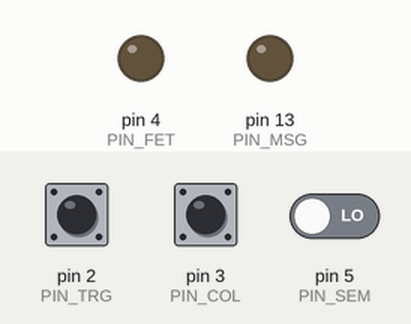
The sketch below on a simulated Arduino Uno, built with avr-gcc and run on an emulated ATmega328P. On the bench: output pins drawn as LEDs (lit = HIGH). The test bench sets the inputs (shaded band); at power-on: pin 2 (PIN_TRG) HIGH, pin 3 (PIN_COL) HIGH, pin 5 (PIN_SEM) LOW.

Above: at 1.2 s.
1.3 s: pin 2 (PIN_TRG) pulled LOW for 0.15 s
At 1.7 s:
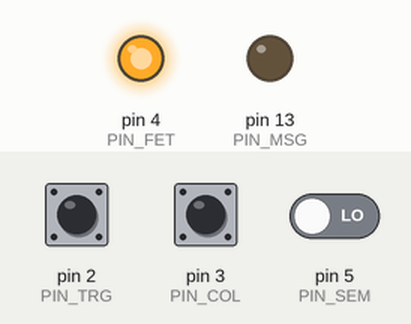
At 2.1 s:
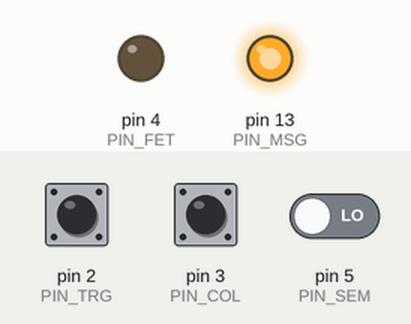
3.3 s: pin 2 (PIN_TRG) pulled LOW for 1 s
At 3.7 s:
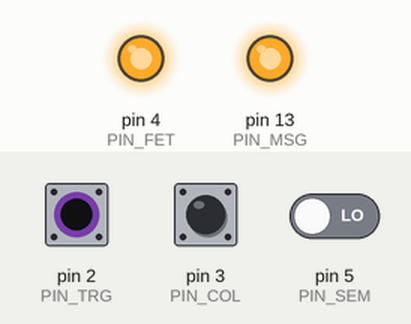
Timing chart, 0 to 6.3 s (numbered marks = the images above; inputs shaded):
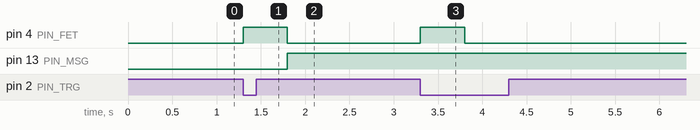

Measured:
- after the input at 1.3 s, pin 4 (PIN_FET): LOW → HIGH at once, → LOW 0.50 s later; pin 13 (PIN_MSG): LOW → HIGH after 0.50 s
- after the input at 3.3 s, pin 4 (PIN_FET): LOW → HIGH at once, → LOW 0.50 s later

The sketch:

EFCS.ino
```cpp
#include "Arduino.h"
#include "Bounce2-master\Bounce2.h"
#include "avr\interrupt.h"
#include "avr\sleep.h"

/*******************************************************************************
Settings
*******************************************************************************/

//#define IS_AN94	1			// Is EFCS used for Abakan
//#define IS_ATTINY 1			// Use for Digispark
//#define IS_SEMI_BURST 1		// Use for Semi/Burst Mode
//#define ENABLE_BURST 1		// Uncomment to enable burst fire
//#define ENABLE_FULLAUTO 1		// Uncomment to enable full auto
//#define DEBUG 1				// Debug Mode

#ifdef IS_AN94
#define BURST_CNT 2			// DO NOT TOUCH
#else
#define BURST_CNT 3			// Set Burst here
#endif

/*******************************************************************************
Pins
*******************************************************************************/

// do not change!
#define PIN_TRG 2			// Trigger

// set according your setup
#define PIN_COL 3			// COL
#define PIN_SEM 5			// Semi
#define PIN_FET 4			// MosFet Gate
#define PIN_BRT 6			// Burst
#define PIN_FLA 7			// Full Auto

#ifndef IS_ATTINY
#define PIN_BLT 9			// Bolt Stop
#define PIN_MSG 13			// Message Pin default onboard LED
#endif // !IS_ATTINY


/*******************************************************************************
Global constants
*******************************************************************************/

// only touch when knowing what to do

#define DEB_TRG 50			// debounce time for trigger
#define DEB_COL 2			// debounce time for COL
#define MAX_CYC 500			// maximum cycle time default 50

#ifdef IS_AN94
#define RPM_LIM 600		//do not edit
#else
#define RPM_LIM	0			// RPM Limit - 0=unlimited - edit here
#endif

Bounce colBouncer = Bounce();

/*******************************************************************************
Global variables
*******************************************************************************/
//do not touch
bool triggerPressed = false;
int cycleLength = 0;
int rpmDelay = 0;
long lastTrigger = -1;
int errorCnt = 0;

/*******************************************************************************
Setup
*******************************************************************************/


void setup() {

#ifdef DEBUG
	Serial.begin(115200);
	Serial.println("Setting up pins");
#endif // DEBUG

	lastTrigger = millis();
	triggerPressed = false;

	//Pin setup
	pinMode(PIN_TRG, INPUT_PULLUP);
	pinMode(PIN_COL, INPUT_PULLUP);
	pinMode(PIN_BRT, INPUT_PULLUP);
	pinMode(PIN_FLA, INPUT_PULLUP);
	pinMode(PIN_FET, OUTPUT);
	pinMode(PIN_MSG, OUTPUT);

	// if we had an error
	if (errorCnt > 0) {
#ifdef DEBUG
		Serial.println("An error occured");
#endif // DEBUG
		digitalWrite(PIN_MSG, HIGH);
		errorCnt = 0;
	}

	colBouncer.attach(PIN_COL);
	colBouncer.interval(DEB_COL);

	//initialize Pins with LOW
	digitalWrite(PIN_FET, LOW);

	attachInterrupt(0, isr_fire, FALLING);

	// calculate RPM
	// 60000ms(=1min) / RPM
	if (RPM_LIM > 0) {
		rpmDelay = 60000 / RPM_LIM;
	}

#ifdef DEBUG
	Serial.print("rpmDelay: ");
	Serial.println(rpmDelay);
	Serial.print("RPM Limit: ");
	Serial.println(RPM_LIM);

	// Test Blink
	digitalWrite(PIN_MSG, HIGH);
	delay(1000);
	digitalWrite(PIN_MSG, LOW);

	Serial.println("Setup done \n");
#endif // DEBUG

}

/*******************************************************************************
Loop
*******************************************************************************/


void loop() {
	if (triggerPressed) {
		detachInterrupt(0);
#ifdef DEBUG
		Serial.println("Trigger has been pressed");
#endif // DEBUG

// SEMI MODE
		if (is_semi()) {
#ifdef DEBUG
			Serial.println("Semi mode");
#endif // DEBUG
			cycle();
#ifdef SEMI_BURST
			if (digitalRead(PIN_TRG) == LOW) {
				for (int i = 0; i < BURST_CNT; i++) {
					cycle();
				}
			}
#endif // SEMI_BURST
		}

// BURST MODE
#ifdef ENABLE_BURST
		else if (is_burst()) {
#ifdef DEBUG
			Serial.println("Burst mode");
#endif // DEBUG
			for (int i = 0; i < BURST_CNT; i++) {
				cycle();
				if (RPM_LIM > 0) {
					delay(rpmDelay - cycleLength);
				}
			}
		}
#endif

// FULL AUTO MODE
#ifdef ENABLE_FULLAUTO
		else if (is_full()) {
#ifdef DEBUG
			Serial.println("Full auto mode");
#endif // DEBUG
#ifdef IS_AN94
			cycle();
			cycle();
#endif
			while (digitalRead(PIN_TRG)) {
				cycle();
				if (RPM_LIM > 0) {
					delay(rpmDelay - cycleLength);
				}
			}
		}
#endif

// FUCKUP
		else {
			// we should never get here
			// re-initalize everything
#ifdef DEBUG
			Serial.println("Error in loop(), trigger pressed without fire mode");
#endif // DEBUG
			errorCnt++;
			setup();
		}
		// reset trigger
		attachInterrupt(0, isr_fire, FALLING);
		triggerPressed = false;
	}

	else if (is_safe()) {
		// energy saving here
		// maybe sleep?

		//enable pin change interrupt on VECT2 0-8

	}

	else {
		// trigger not pressed for longer time?
		// maybe sleep?
	}
}

/*******************************************************************************
Functions
*******************************************************************************/


inline void cycle() {
	int startCycle = millis();
#ifdef DEBUG
	Serial.println("Starting to cycle");
	Serial.print("startCycle: ");
	Serial.println(startCycle);
#endif // DEBUG

	digitalWrite(PIN_FET, HIGH);

	do {
		colBouncer.update();
		// limiting the maximum cycle time
		if (millis() - startCycle > MAX_CYC) {
#ifdef DEBUG
			Serial.print("Cycling too long: ");
			Serial.print(millis()-startCycle);
			Serial.println(" milliseconds");
#endif // DEBUG
			//error handling here
			//re-initialize everything
			errorCnt++;
			setup();
			break;
		}
	} while (!colBouncer.rose());

	digitalWrite(PIN_FET, LOW);

	int endCycle = millis();
	cycleLength = endCycle - startCycle;
#ifdef DEBUG
	Serial.print("Cycle ends, took ");
	Serial.print(cycleLength);
	Serial.println(" milliseconds");
#endif // DEBUG
}

void isr_fire() {

#ifdef DEBUG
	Serial.println("Interrupt caught");
#endif // DEBUG

	int currTrigger = millis();
	// debouncing
	if (currTrigger - lastTrigger > DEB_TRG) {
		triggerPressed = true;
	}
	lastTrigger = currTrigger;
}

inline volatile bool is_safe() { return !(digitalRead(PIN_SEM) && digitalRead(PIN_BRT) && digitalRead(PIN_FLA)); }

inline volatile bool is_semi() { return !(digitalRead(PIN_SEM)); }

#ifdef ENABLE_BURST
inline volatile bool is_burst() { return !digitalRead(PIN_BRT); }
#endif // ENABLE_BURST

#ifdef ENABLE_FULLAUTO
inline volatile bool is_full() { return !digitalRead(PIN_FLA); }
#endif // ENABLE_FULLAUTO
```
